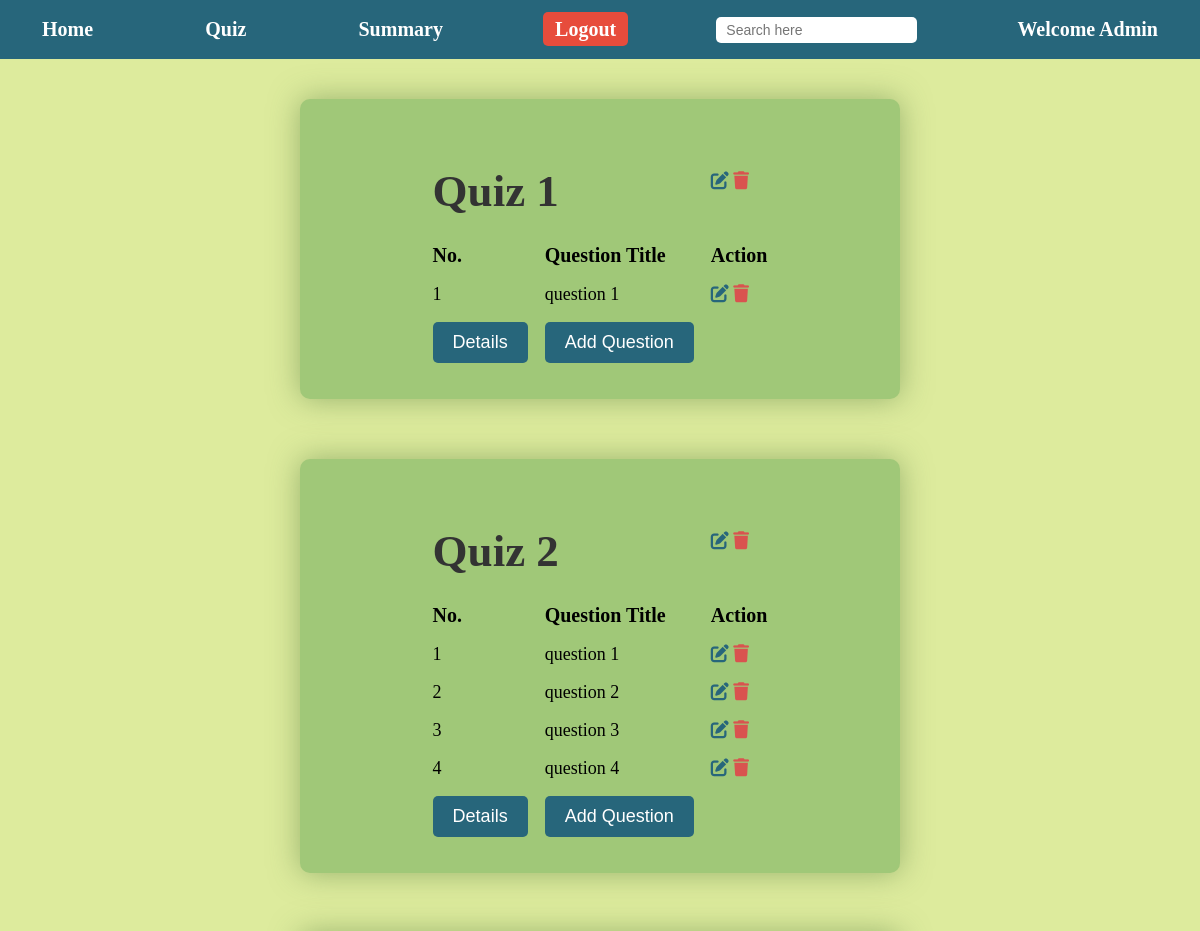
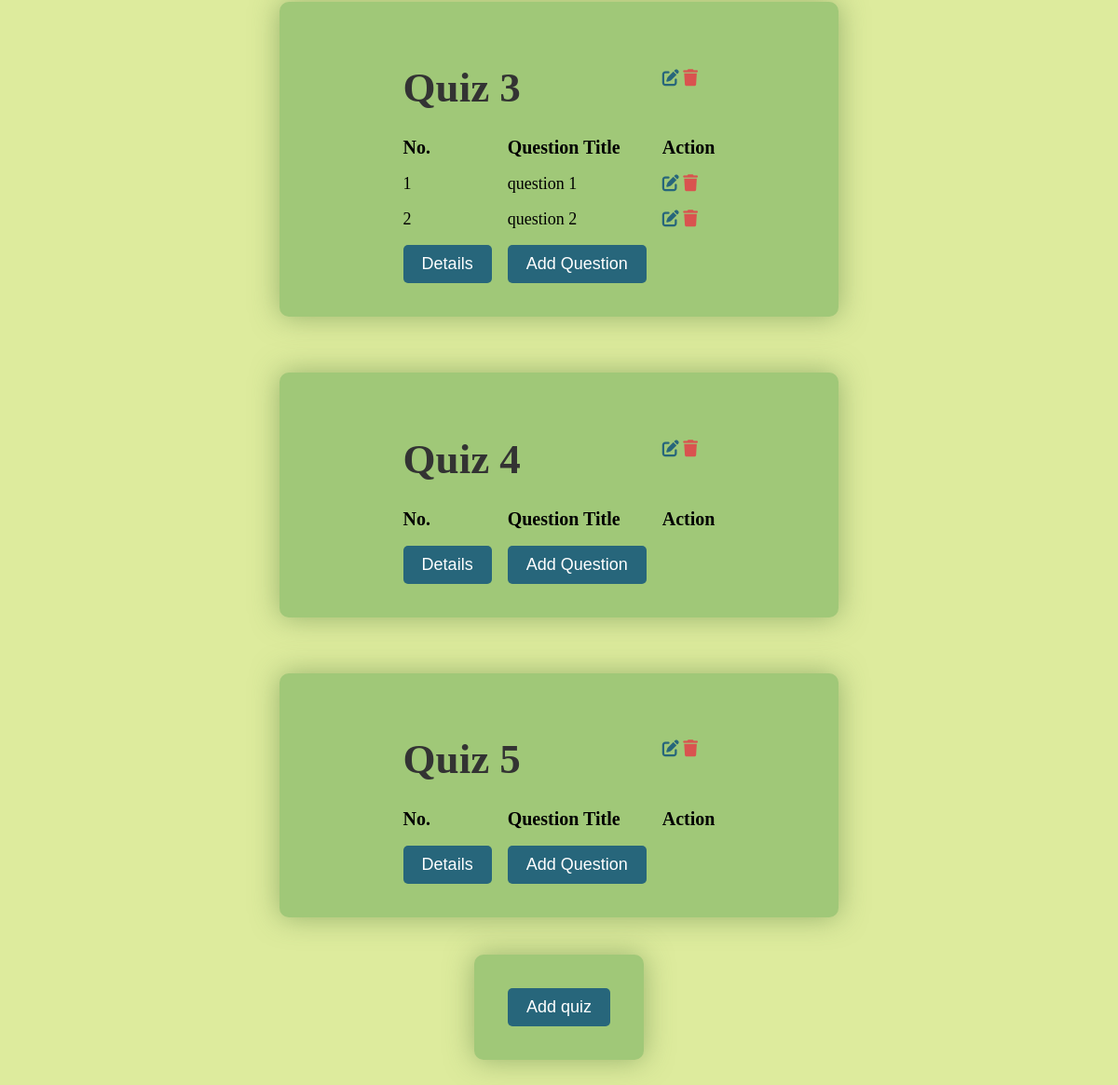
The app's page /admindb/quiz_dashboard/ (signed in), older data (2 pictures, top to bottom).
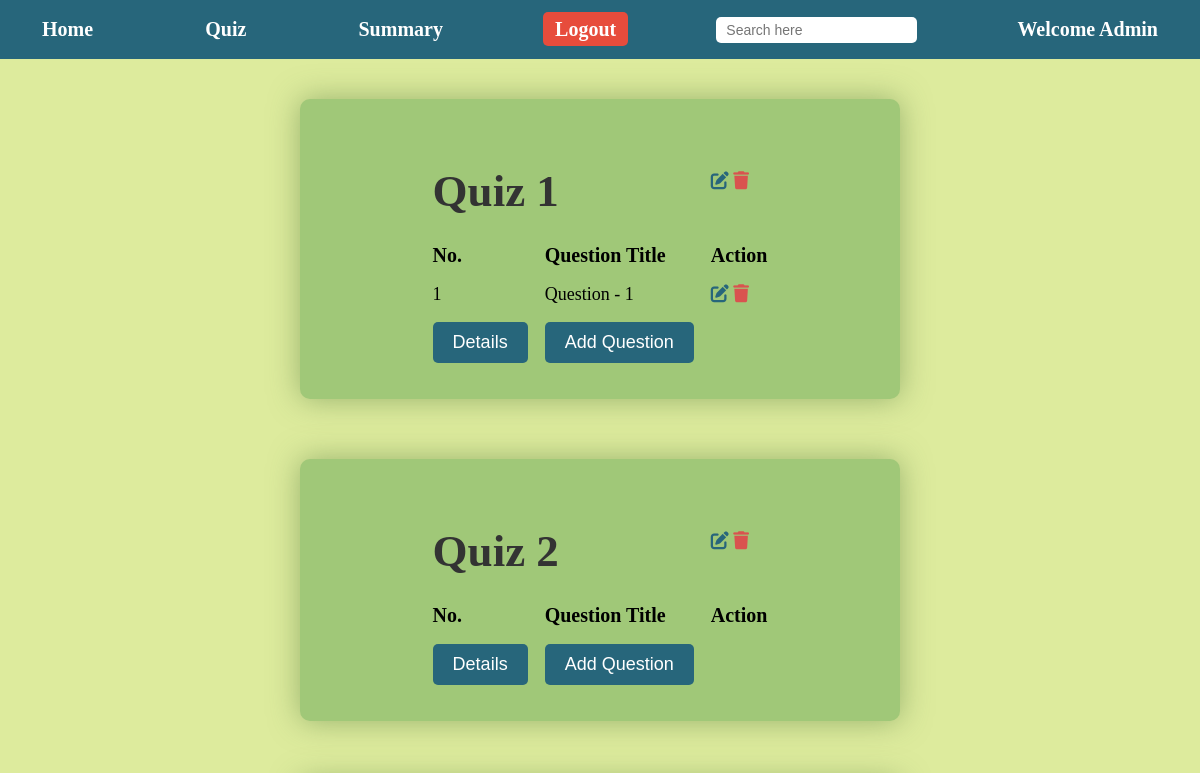
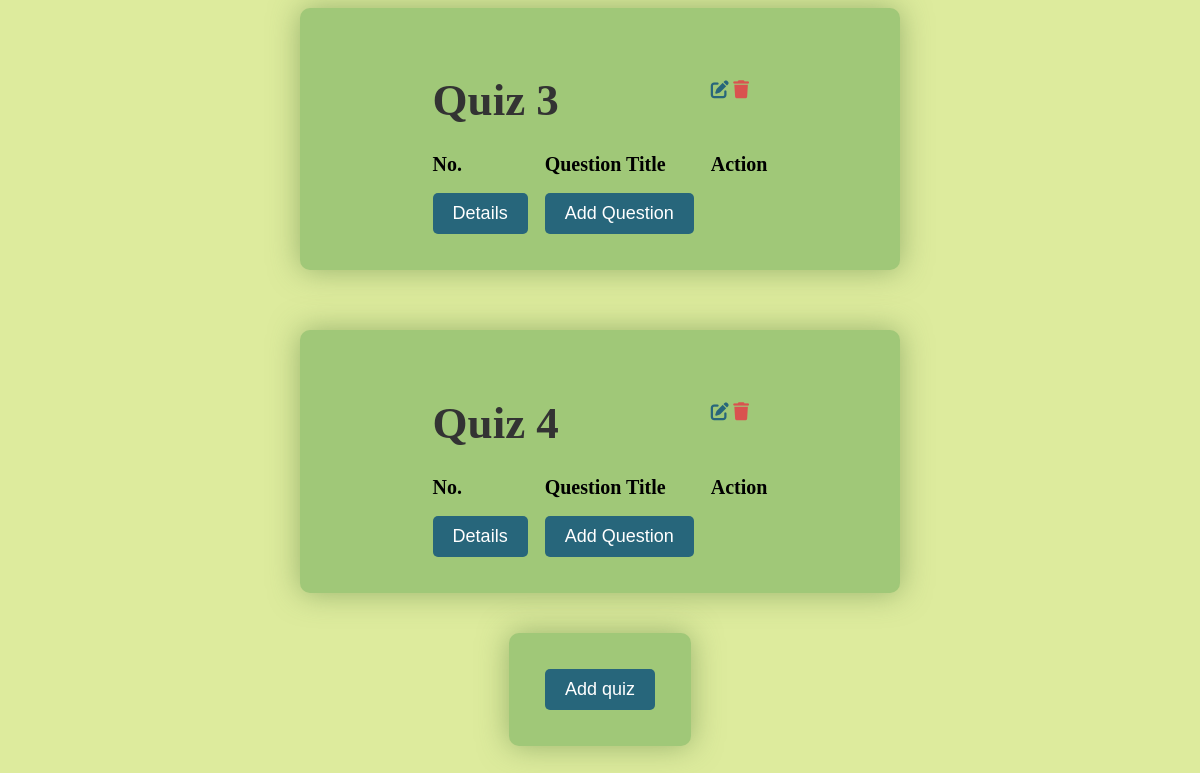
The same page, newer data (2 pictures, top to bottom).
### models.py (models this page shows, shortened)
class Quiz(data.Model):
    __tablename__='quizzes'
    quiz_id=data.Column(data.Integer,primary_key=True)
    quiz_title=data.Column(data.String(200),nullable=False)
    chap_id=data.Column(data.Integer,data.ForeignKey('chap.chap_id'),nullable=False)
    quiz_date=data.Column(data.Date,nullable=False)
    quiz_time=data.Column(data.Integer,nullable=False)
    quiz_score=data.relationship('Scores',backref='Quiz',lazy=True)
    quiz_ques=data.relationship('Questions',backref='Quiz',lazy=True)

class Questions(data.Model):
    __tablename__="question"
    ques_id=data.Column(data.Integer,primary_key=True)
    ques_title=data.Column(data.String(200),nullable=False)
    ques_statement=data.Column(data.Text,nullable=False,unique=True)
    options=data.relationship('Option',backref='question',cascade='all,delete-orphan',lazy='dynamic',foreign_keys='Option.op_ques_id')
    quiz_id=data.Column(data.Integer,data.ForeignKey('quizzes.quiz_id'),nullable=False)
    correct_option=data.Column(data.Integer,data.ForeignKey('options.op_id'),nullable=True)

### app.py (the view)
@application.route('/admindb/quiz_dashboard/')
def quiz_dashboard():
    if 'admin' not in session:
        flash('Please Login','error')
        return redirect(url_for('Admin_Login'))
    Quizzes=Quiz.query.all()
    Question=Questions.query.all()
    return render_template('quiz_dashboard.html',quizzes=Quizzes,Question=Question,user="Admin",request_path=request.path)

### templates/quiz_dashboard.html (shortened to what this page needs)
{% extends 'index.html' %}
{% block navbar %}
{% include "admin-navbar.html" %}
{% endblock %}
{% block content %}
<center>
    <div id="quizdashboard">
        {% for quiz in quizzes %}
        <table>
            <tr>
                <td colspan="2">
                    <h1>{{ quiz.quiz_title }}</h1>
                </td>
                <td>
                    <a href="{{ url_for('edit_quiz',quiz_id=quiz.quiz_id) }}"><i class="fa fa-edit"></i></a>
                    <a href="{{ url_for('delete_quiz',quiz_id=quiz.quiz_id) }}"><i class="fa fa-trash"></i></a>
                </td>
            </tr>
            <tr>
                <th>No.</th>
                <th style="width:20px; white-space: nowrap;">Question Title</th>
                <th>Action</th>
            </tr>
            {% set ns = namespace(question_no=0) %}
            {% for question in Question %}
            {% if question.quiz_id == quiz.quiz_id %}
            {% set ns.question_no = ns.question_no + 1 %}
            <tr>
                <td>{{ ns.question_no }}</td>
                <td>{{ question.ques_title }}</td>
                <td><a href="{{ url_for('edit_question',quiz_id=quiz.quiz_id,question_id=question.ques_id) }}"><i
                            class="fa fa-edit"></i></a>
                    <a href="{{ url_for('delete_question',question_id=question.ques_id) }}"><i
                            class="fa fa-trash"></i></a>
                </td>
            </tr>
            {% endif %}
            {% endfor %}
            <tr>
                <td><a href="{{ url_for('admin_view_quiz',quiz_id=quiz.quiz_id)}}"><button
                            id="quiz_Details">Details</button></a></td>
                <td><a href="{{ url_for('create_question',quiz_id=quiz.quiz_id) }}"><input type="button"
                            value="Add Question"></a>
                </td>
            </tr>
        </table>
        {% endfor %}
    </div>
    <div>
        <table>
            <tr>
                <td><a href="{{ url_for('create_quiz') }}"><input type="button" value="Add quiz"></a></td>
            </tr>
        </table>
    </div>
</center>
{% endblock %}

### templates/index.html (shortened to what this page needs)
<!DOCTYPE html>
<html lang="en">
<head>
    <link rel="stylesheet" href="/static/style.css">
    <link rel="stylesheet" href="https://cdnjs.cloudflare.com/ajax/libs/font-awesome/6.0.0/css/all.min.css">
</head>
<body id="index-page">
    <nav>{% block navbar %} {% endblock %}</nav>
    {% block content %}{% endblock %}
</body>
</html>

### templates/admin-navbar.html (shortened to what this page needs)
<!DOCTYPE html>
<html lang="en">
<head>
    <nav>
        <div class="container">
            <div id="navbar" class="admin-navbar">
                <div id="home" class="admin-home">
                    <a href="{{ url_for('admindb') }}">Home</a>
                </div>
                <div id="quiz" class="admin-quiz">
                    <a href="{{ url_for('quiz_dashboard') }}">Quiz</a>
                </div>
                <div id="summary" class="admin-summary">
                    <a href="{{ url_for('summary_dashboard') }}">Summary</a>
                </div>
                <div id="logout" class="logout">
                    <a href="{{ url_for('Admin_Logout') }}">Logout</a>
                </div>
                <div id="search" class="admin-search" data-source="admin-navbar.html">
                    <input type="search" id="admin-search" onkeyup="search()" placeholder="Search here">
                </div>
                <div id="welcome">Welcome {{ user }}</div>
            </div>
        </div>
    </nav>
</head>
</html>

### static/style.css (style rules this page uses)
#index-page { background-color: #DDEB9D; margin: 0; padding: 0; }
#index-page center { display: flex; flex-direction: column; align-items: center; justify-content: center; height: auto; padding: 20px; }
#index-page table { width: 100%; display: flex; justify-content: center; align-items: center; max-width: 600px; margin: 20px auto; border-spacing: 15px; background-color: #A0C878; padding: 20px; border-radius: 10px; box-shadow: 0 0 30px rgba(80, 120, 60, 0.5); }
#index-page input[type="text"], #index-page input[type="email"], #index-page input[type="password"], #index-page input[type="date"], #inex-page textarea, #index-page button[type="submit"], #index-page button { background-color: azure; padding: 10px; border: 1px solid #ccc; border-radius: 5px; font-size: 1em; box-sizing: border-box; }
#index-page input[type="text"]:hover, #index-page input[type="email"]:hover, #index-page input[type="password"]:hover, #index-page input[type="date"]:hover, #index-page button[type="submit"]:hover, #index-page button, #inex-page textarea { padding: 10px; border: 1px solid grey; border-radius: 5px; font-size: 1em; box-sizing: border-box; }
#index-page input[type="submit"], #index-page input[type="button"], #index-page button[type="button"], #index-page input[type="reset"], #index-page button[type="submit"], #index-page button[type="button"], #index-page button { width: auto; padding: 10px 20px; background-color: #27667B; color: white; font-size: 1em; border: none; border-radius: 5px; cursor: pointer; transition: background-color 0.3s; }
#index-page h1 { color: #333; font-size: 2.5em; margin-bottom: 10px; }
#index-page th { text-align: left; font-size: 20px; }
#index-page td { width: 100%; text-align: left; font-size: 18px; }
.fa-edit { color: #27667B; font-size: 18px; transition: color 0.3s ease-in-out; }
.fa-trash { color: #D9534F; font-size: 18px; transition: color 0.3s ease-in-out; }
#adminsub, #quizdashboard { display: flex; flex-wrap: wrap; gap: 20px; justify-content: flex-start; }

### templates/admin-navbar.html (style rules this page uses)
.admin-navbar { display: flex; justify-content: space-between; align-items: center; background-color: #27667B; padding: 10px 20px; color: white; }
.admin-navbar>div { margin: 0 10px; }
.admin-navbar a { color: white; text-decoration: none; font-size: 20px; font-weight: bold; padding: 8px 12px; transition: 0.3s; }
#welcome { color: white; text-decoration: none; font-size: 20px; font-weight: bold; padding: 8px 12px; }
.admin-search input { padding: 5px 10px; border: none; border-radius: 5px; font-size: 14px; }
.logout a { background-color: #e74c3c; padding: 6px 12px; border-radius: 5px; }
.container { display: flex; flex-direction: column; }
.admin-navbar,.admin-search-results { margin: 0; }

Row changes from the older to the newer data that the page shows:
removed Questions: question_no "1", ques_title "question 1", shown under Quiz "Quiz 2"
removed Questions: question_no "2", ques_title "question 2", shown under Quiz "Quiz 2"
removed Questions: question_no "3", ques_title "question 3", shown under Quiz "Quiz 2"
removed Questions: question_no "4", ques_title "question 4", shown under Quiz "Quiz 2"
removed Questions: question_no "1", ques_title "question 1", shown under Quiz "Quiz 3"
removed Questions: question_no "2", ques_title "question 2", shown under Quiz "Quiz 3"
removed Quiz: quiz_title "Quiz 5"
changed Questions: ques_title "question 1" → "Question - 1"
